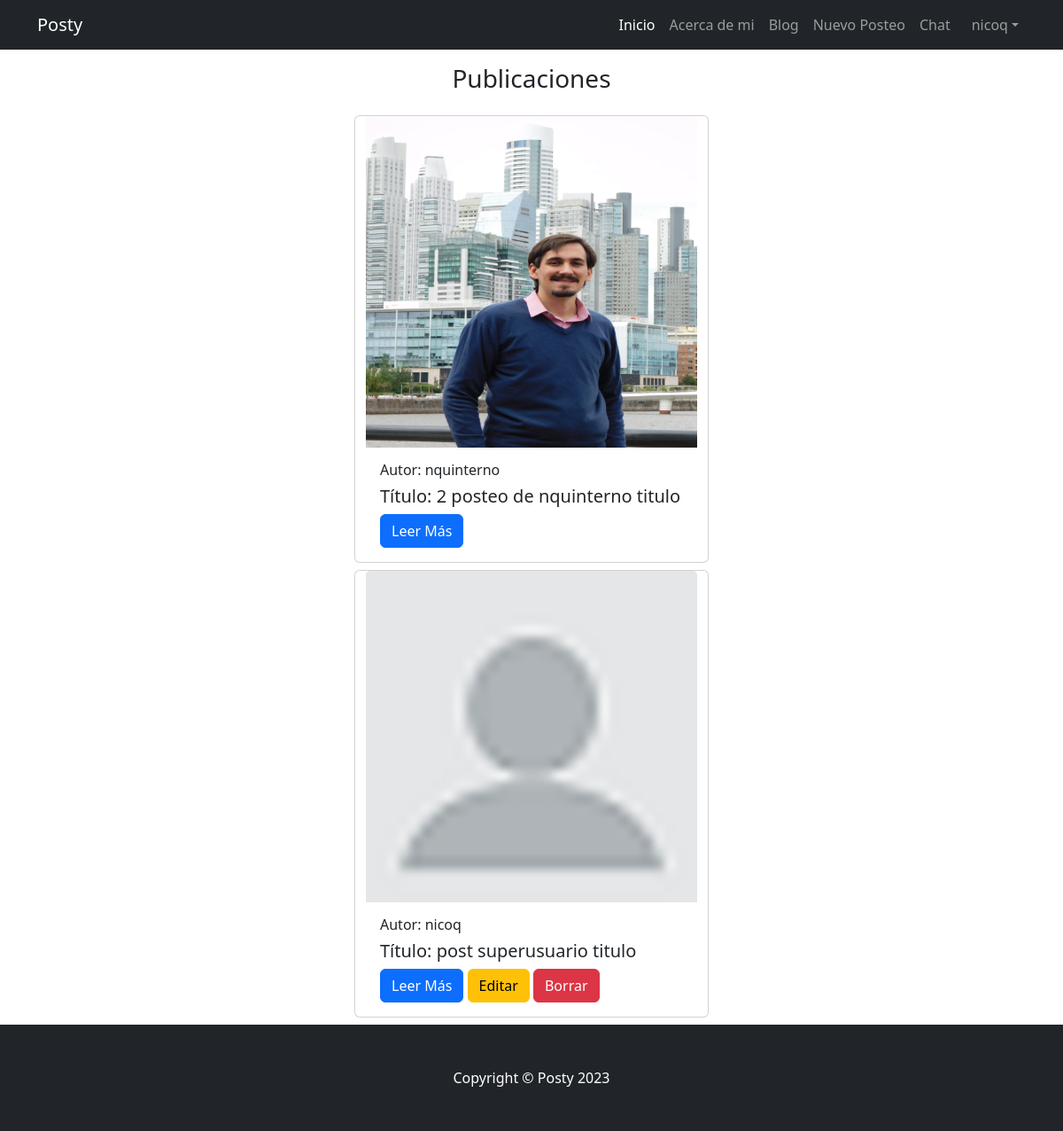
/pages/ (signed in), run on the app's committed database.
### web_ppal/models.py (models this page shows, shortened)
class Post(models.Model):
    autor_id = models.ForeignKey(User, on_delete=models.CASCADE)
    titulo = models.CharField(max_length=40)
    subtitulo = models.CharField(max_length=100, default="")
    texto = models.CharField(max_length=2500)
    imagen = models.ImageField(upload_to='posteos', null=True, blank = True,)
    fecha = models.DateTimeField(default=timezone.now)

### web_ppal/views.py (the view)
# urls.py: path("pages/",web_ppal.views.PostList.as_view(),name="List"),
class PostList(ListView, LoginRequiredMixin):
    model = Post
    template_name = 'web_ppal/post_list.html'

### web_ppal/templates/web_ppal/post_list.html
{% extends "acount/padre.html" %}
{% load static %}
{% block post_list %}
  <div class="container">
    <div class="row d-flex justify-content-center">
      <h3 class="d-flex m-3 justify-content-center">Publicaciones</h3>
    </div>
  </div>
    <div class="container">
      {% for post in object_list %}
      <div class="row m-2 d-flex justify-content-center">
      <div class="card d-flex justify-content-center" style="width: 25rem;">
        <img src="{{ post.imagen.url }}" class="card-img-top" alt="...">
          <div class="card-body">
            <h6 class="card-title">Autor: {{post.autor_id}}</h6>
            <h5 class="card-title">Título: {{post.titulo}}</h5>
            <a href="{% url 'web_ppal:Detail' post.id %}" class="btn btn-primary">Leer Más</a>
            {% if post.autor_id == request.user %}
              <a href="{% url 'web_ppal:Edit' post.id %}" class="btn btn-warning">Editar</a>
              <a href="{% url 'web_ppal:Delete' post.id %}" class="btn btn-danger">Borrar</a>
            {% endif %}
          </div>
        </div>
      </div>
      {% empty %}
      <div class="container">
        <div class="row d-flex justify-content-center">
          <h5 class="d-flex m-3 justify-content-center">No hay Páginas Aún</h5>
        </div>
      </div>
      {% endfor %}
    </div>
{% endblock %}

### acount/templates/acount/padre.html (shortened to what this page needs)
<!DOCTYPE html>
<html lang="en">
    <head>
        {% load static %}
        <link href="{% static 'acount/css/styles.css' %}" rel="stylesheet" />
        <link href="{% static 'acount/css/style_2.css' %}" rel="stylesheet" />
        <link href="{% static 'web_ppal/css/style_2.css' %}" rel="stylesheet" />
    </head>
    <body>
        <nav class="navbar navbar-expand-lg navbar-dark bg-dark">
            <div class="container">
                <a class="navbar-brand" href="#!">Posty</a>
                <div class="collapse navbar-collapse" id="navbarSupportedContent">
                    <ul class="navbar-nav ms-auto mb-2 mb-lg-0">
                        {% if request.user.is_authenticated %}
                        <li class="nav-item"><a class="nav-link active" aria-current="page" href="{% url 'web_ppal:Inicio' %}">Inicio</a></li>
                        <li class="nav-item"><a class="nav-link" href="{% url 'web_ppal:AboutMe' %}">Acerca de mi</a></li>
                        <li class="nav-item"><a class="nav-link" href="{% url 'web_ppal:List' %}">Blog</a></li>
                        <li class="nav-item"><a class="nav-link" href="{% url 'web_ppal:New' %}">Nuevo Posteo</a></li>
                        <li class="nav-item"><a class="nav-link" href="{% url 'web_ppal:Chat' %}">Chat</a></li>
                        <li class="nav-item dropdown">
                            <a class="nav-link dropdown-toggle" href="#" role="button" data-bs-toggle="dropdown" aria-expanded="false"><img src="{{ user.avatar_set.last.imagen.url }}" alt="" class="avatar mx-1 my-1">{{request.user}}</a>
                          </li>
                        {% endif %}
                    </ul>
                </div>
            </div>
        </nav>
        {% block post_list %}
        {% endblock post_list %}
        <footer class="py-5 bg-dark">
            <div class="container"><p class="m-0 text-center text-white">Copyright &copy; Posty 2023</p></div>
        </footer>
    </body>
</html>

### data on the page
Post: shows a picture, autor_id "nquinterno", titulo "2 posteo de nquinterno titulo"
Post: shows a picture, autor_id "nicoq", titulo "post superusuario titulo", shows "Editar"

### other printed values
{{ request.user }} "nicoq"
